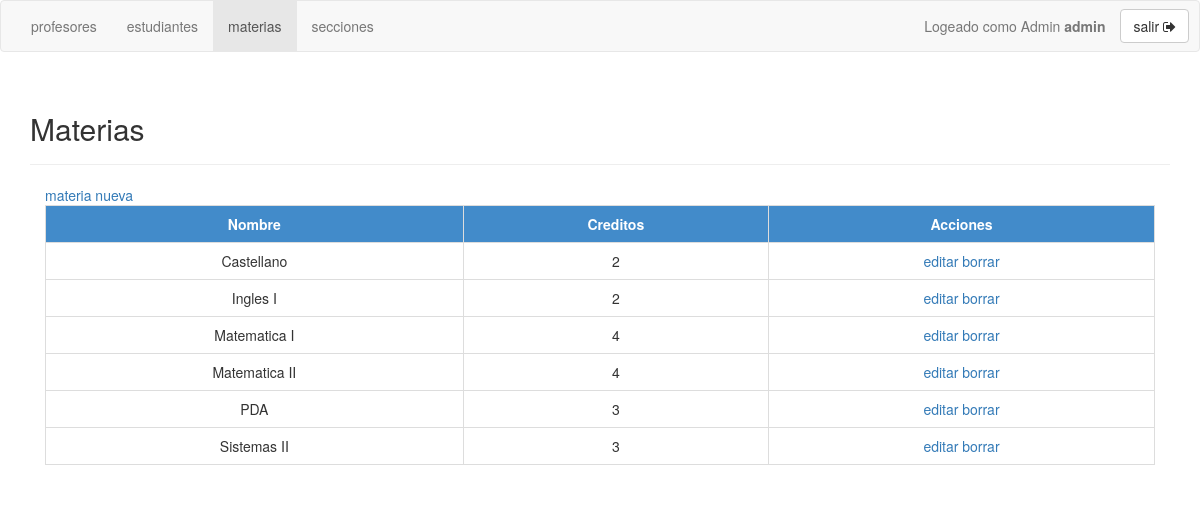
The page /admin/materia_lista.php (signed in) on the database its author committed.
### tables this page shows
create table materia(
	materia_id int auto_increment,
	materia_nombre char (50) not null,
	materia_carrera int not null,
	materia_creditos int not null,
	materia_color varchar(20) not null,
	primary key (materia_id),
	foreign key (materia_carrera) references carrera (carrera_id) ON DELETE CASCADE ON UPDATE CASCADE
);

### public/admin/materia_lista.php (the view, shortened to what this page needs)
<?php
  if(isset($_SESSION["login"]) && ($_SESSION["login"]!=null)):
    $login = $_SESSION["login"];
    include("../../src/dbconnect.php");
    $query = "SELECT * FROM materia ORDER BY materia_nombre";
    $sql = mysql_query($query, $connect);
    include("header.php");
    include("navbar.php");
?>
<div class="container">
  <div class="page-header">
    <h2>Materias</h2>
  </div>
  <div class="col-xs-12 col-sm-12">
  <a href="materia_crear.php">materia nueva</a>
    <table class="table table-bordered table-custom">
      <tr>
        <th>Nombre</th>
        <th>Creditos</th>
        <th>Acciones</th>
      </tr>
      <?php while($data = mysql_fetch_assoc($sql)): ?>
      <tr>
        <td>
            <?php echo $data["materia_nombre"] ?>
        </td>
        <td>
          <?php echo $data["materia_creditos"] ?>
        </td>
        <td>
          <a href="materia_editar.php?id=<?php echo $data["materia_id"] ?>">
              editar
            </a>
           <a href="javascript:js_Eliminar(<?php echo $data["materia_id"] ?>)">
              borrar
            </a>
        </td>
      </tr>
      <?php endwhile ?>
    </table>
  </div>
</div>
<?php
  include('footer.php');
  else:
    header('location: ../error.php');
  endif;
?>

### public/admin/header.php (shortened to what this page needs)
<!DOCTYPE html>
<html lang="es">
<head>
  <link rel="stylesheet" href="../../modules/bootstrap/dist/css/bootstrap.min.css">
  <link rel="stylesheet" href="../../modules/font-awesome/css/font-awesome.min.css">
  <link rel="stylesheet" href="../custom.css?<?php echo time(); ?>">
</head>
<body>

### public/admin/navbar.php
<?php
  $filepath = $_SERVER['PHP_SELF'];
  $filename = basename($filepath);
  $estudiante = array('estudiante_lista.php','estudiante.php','estudiante_editar.php','estudiante_borrar.php','estudiante_crear.php');
  $materia = array('materia_lista.php','materia.php','materia_editar.php','materia_borrar.php','materia_crear.php');
  $profesor = array('profesor_lista.php','profesor.php','profesor_editar.php','profesor_borrar.php','profesor_crear.php');
  $seccion = array('seccion_lista.php','seccion.php','seccion_editar.php','seccion_borrar.php','seccion_crear.php');
?>
<nav class="navbar navbar-default">
  <div class="container-fluid">
    <ul class="nav navbar-nav">
        <li <?php echo in_array($filename, $profesor) ? "class='active'" : '' ?>>
          <a href="profesor_lista.php">profesores</a>
        </li>
        <li <?php echo in_array($filename, $estudiante) ? "class='active'" : '' ?>>
          <a href="estudiante_lista.php">estudiantes</a>
        </li>
        <li <?php echo in_array($filename, $materia) ? "class='active'" : '' ?>>
          <a href="materia_lista.php">materias</a>
        </li>
        <li <?php echo in_array($filename, $seccion) ? "class='active'" : '' ?>>
          <a href="seccion_lista.php">secciones</a>
        </li>
    </ul>
    <ul class="nav navbar-nav navbar-right">
      <span class="navbar-text navbar-rightn">
        Logeado como Admin <b><?php echo $login ?></b>
      </span>
      <a class="none" href="../../src/logout.php">
        <button type="button" class="btn btn-default navbar-btn navbar-right custom-btn">
          salir <i class="fa fa-sign-out" aria-hidden="true"></i>
        </button>
      </a>
    </ul>
  </div>
</nav>

### public/custom.css (style rules this page uses)
.custom-btn { margin-right: 10px }
.table-custom th { background: #428bca; color: white; text-align: center; }
.table-custom td { text-align: center; min-height: 37px; }
.none { color: inherit }

### rows shown on the page
materia: materia_nombre "Castellano", materia_creditos "2"
materia: materia_nombre "Ingles I", materia_creditos "2"
materia: materia_nombre "Matematica I", materia_creditos "4"
materia: materia_nombre "Matematica II", materia_creditos "4"
materia: materia_nombre "PDA", materia_creditos "3"
materia: materia_nombre "Sistemas II", materia_creditos "3"

### other values the page prints
$login "admin"
